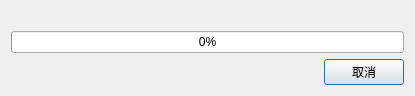
<?xml version="1.0" encoding="UTF-8"?>
<ui version="4.0">
 <class>DownloadDialog</class>
 <widget class="QDialog" name="DownloadDialog">
  <property name="geometry">
   <rect>
    <x>0</x>
    <y>0</y>
    <width>415</width>
    <height>87</height>
   </rect>
  </property>
  <property name="windowTitle">
   <string>下载中，关闭窗口可在后台下载</string>
  </property>
  <layout class="QGridLayout" name="gridLayout">
   <item row="3" column="0" colspan="2">
    <widget class="QFrame" name="frame">
     <property name="styleSheet">
      <string notr="true">QFrame {
	border: none
}</string>
     </property>
     <property name="frameShape">
      <enum>QFrame::StyledPanel</enum>
     </property>
     <property name="frameShadow">
      <enum>QFrame::Raised</enum>
     </property>
     <layout class="QHBoxLayout" name="horizontalLayout">
      <property name="leftMargin">
       <number>0</number>
      </property>
      <property name="topMargin">
       <number>0</number>
      </property>
      <property name="rightMargin">
       <number>0</number>
      </property>
      <property name="bottomMargin">
       <number>0</number>
      </property>
      <item>
       <spacer name="horizontalSpacer">
        <property name="orientation">
         <enum>Qt::Horizontal</enum>
        </property>
        <property name="sizeHint" stdset="0">
         <size>
          <width>40</width>
          <height>20</height>
         </size>
        </property>
       </spacer>
      </item>
      <item>
       <widget class="QPushButton" name="pushButtonCancel">
        <property name="text">
         <string>取消</string>
        </property>
       </widget>
      </item>
     </layout>
    </widget>
   </item>
   <item row="1" column="0" colspan="2">
    <widget class="QLabel" name="labelSpeed">
     <property name="text">
      <string/>
     </property>
     <property name="alignment">
      <set>Qt::AlignCenter</set>
     </property>
    </widget>
   </item>
   <item row="2" column="0" colspan="2">
    <widget class="QProgressBar" name="progressBar">
     <property name="value">
      <number>0</number>
     </property>
    </widget>
   </item>
  </layout>
 </widget>
 <resources/>
 <connections>
  <connection>
   <sender>pushButtonCancel</sender>
   <signal>clicked()</signal>
   <receiver>DownloadDialog</receiver>
   <slot>reject()</slot>
   <hints>
    <hint type="sourcelabel">
     <x>378</x>
     <y>64</y>
    </hint>
    <hint type="destinationlabel">
     <x>405</x>
     <y>27</y>
    </hint>
   </hints>
  </connection>
 </connections>
</ui>
